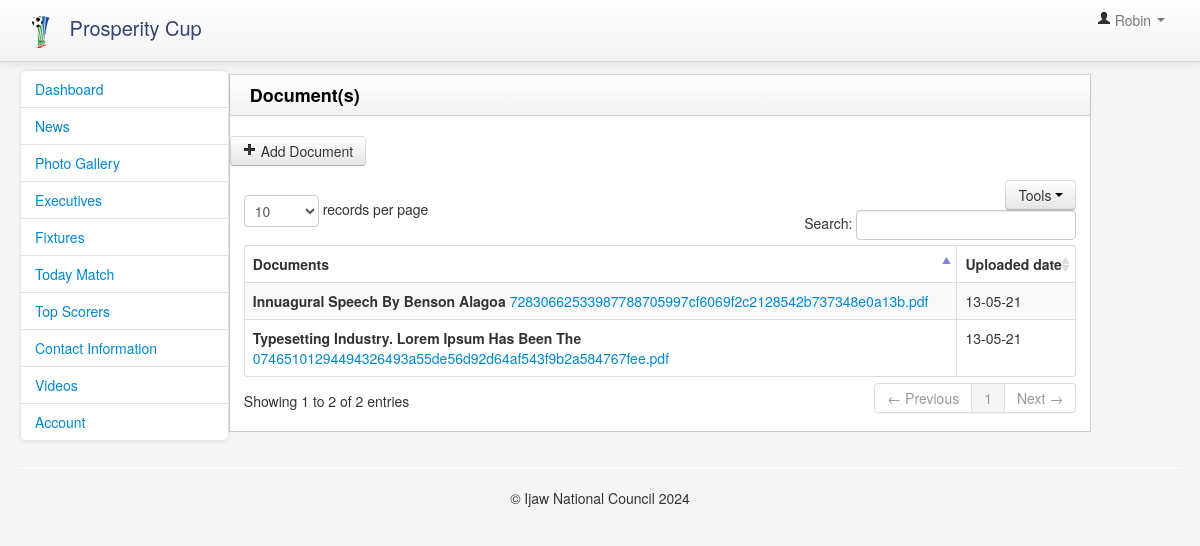
Screenshot of /admin/documents.php (signed in) with the database file from the repository.
### tables this page shows
CREATE TABLE `documents` (
  `doc_id` int(11) NOT NULL,
  `filename` varchar(200) NOT NULL,
  `name` varchar(200) NOT NULL,
  `upload_date` varchar(200) NOT NULL,
  `month` varchar(200) NOT NULL,
  `day` varchar(200) NOT NULL
);

### admin/scripts/functions.php (called while the page is built, shortened)
<?php
function ExecuteQuery($query){
	global $connection;
	$result = mysqli_query($connection,$query);
	return $result;
}
function SqlArray($result){
	$rows = mysqli_fetch_array($result);
	return $rows;
}
?>

### admin/documents.php (the view, shortened to what this page needs)
<?php
 require_once("scripts/config.php"); ?>
<?php require_once("scripts/functions.php");
$result  =  ExecuteQuery("SELECT * FROM documents ");
?>
<!DOCTYPE html>
<html>
    <head>
        <link href="bootstrap/css/bootstrap.min.css" rel="stylesheet" media="screen">
        <link href="bootstrap/css/bootstrap-responsive.min.css" rel="stylesheet" media="screen">
        <link href="assets/styles.css" rel="stylesheet" media="screen">
        <link href="assets/DT_bootstrap.css" rel="stylesheet" media="screen">
    </head>
    <body>
        <div class="navbar navbar-fixed-top">
               <?php  include("tools/admin_header.php");?>
        </div>
        <div class="container-fluid">
            <div class="row-fluid">
                      <?php  include("tools/leftbar.php");?>
                <div class="span9" id="content">
                     <div class="row-fluid">
                        <div class="block">
                            <div class="navbar navbar-inner block-header">
                                <div class="muted pull-left"><b style="font-size:18px; color:#000">Document(s)</b></div>
                            </div>
							<br/>
							<a href="add_documents"><button class="btn"><i class="icon-plus"></i> Add Document</button></a>
                            <div class="block-content collapse in">
                                <div class="span12">
                                   <div class="table-toolbar">
                                      <div class="btn-group pull-right">
                                         <button data-toggle="dropdown" class="btn dropdown-toggle">Tools <span class="caret"></span></button>
                                      </div>
                                   </div>
                                    <table cellpadding="0" cellspacing="0" border="0" class="table table-striped table-bordered" id="example2">
                                        <thead>
                                            <tr>
											<th width="60%">Documents</th>
                                                <th width="10%">Uploaded date</th>
                                        </thead>
                                        <tbody>
                                         <?php while($rows=SqlArray($result)){  ?>
                                            <tr class="gradeU">
                                                <td><b><?php echo ucwords($rows['name']);?></b> <a href="../document_archive/<?php echo $rows['filename'];?>"><?php echo $rows['filename'];?></a></td>
                                                <td><?php echo $rows['upload_date'];?></td>
                                            </tr><?php  }?>
                                        </tbody>
                                    </table>
                                </div>
                            </div>
                        </div>
                    </div>
                </div>
            </div>
             <hr>
             <?php include('includes/footer.php');?>
        </div>
         <link href="vendors/datepicker.css" rel="stylesheet" media="screen">
        <link href="vendors/uniform.default.css" rel="stylesheet" media="screen">
        <link href="vendors/chosen.min.css" rel="stylesheet" media="screen">
        <link href="vendors/wysiwyg/bootstrap-wysihtml5.css" rel="stylesheet" media="screen">
    </body>
</html>

### admin/assets/styles.css (style rules this page uses)
body { padding-top: 0; padding-bottom: 40px; background-color: #f5f5f5; }
@media (min-width: 979px) { body { padding-top: 60px; } }
#content { margin-left:0px; }
.block { border: 1px solid #ccc; background: white; margin: 1em 0em; border-top: none; }
.block-content { margin: 1em; min-height: .25em; }
.block-header { margin-bottom: 0px; border-right: none; border-left: none; -webkit-border-radius: 0px; -moz-border-radius: 0px; border-radius: 0px; }
.block-header div { padding-top: 10px; }

### rows the page displays
documents: name "Innuagural Speech By Benson Alagoa", filename "72830662533987788705997cf6069f2c2128542b737348e0a13b.pdf", upload_date "13-05-21"
documents: name "Typesetting Industry. Lorem Ipsum Has Been The", filename "07465101294494326493a55de56d92d64af543f9b2a584767fee.pdf", upload_date "13-05-21"

### other values shown
$_SESSION['user'] "Robin"
